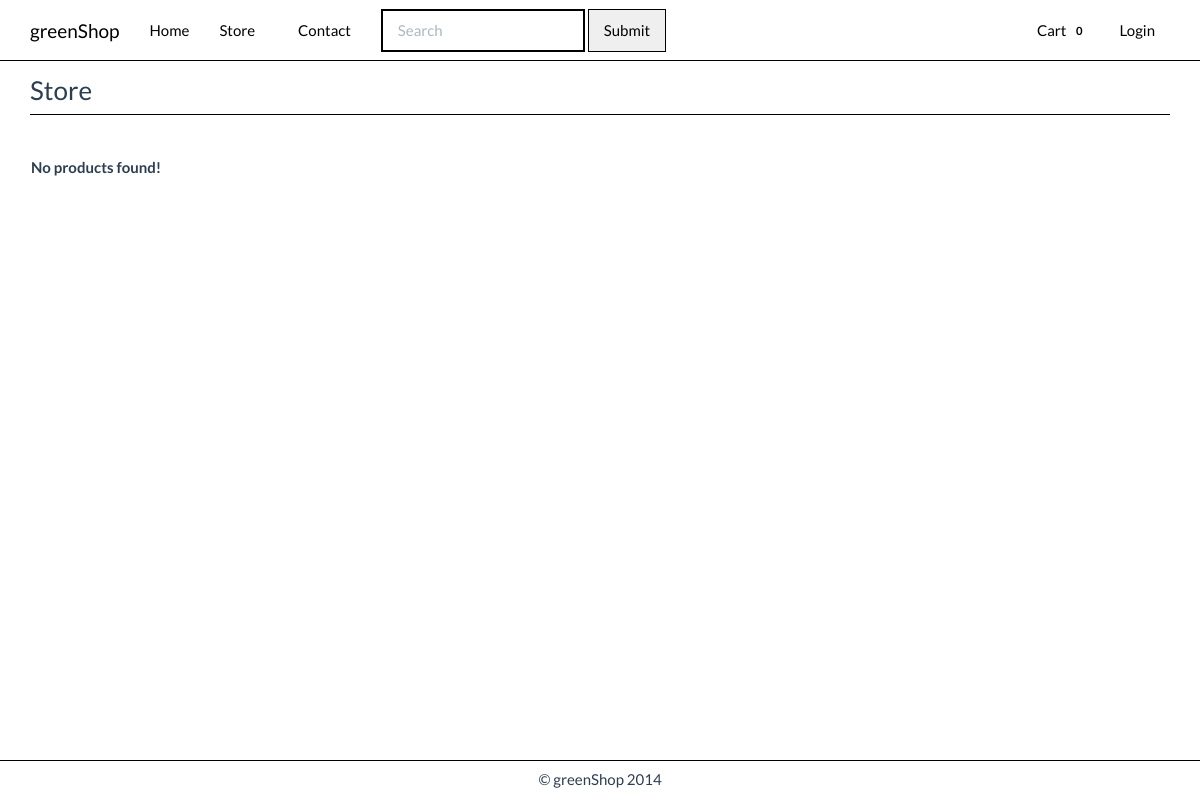
Page /store.php on the earlier database version.
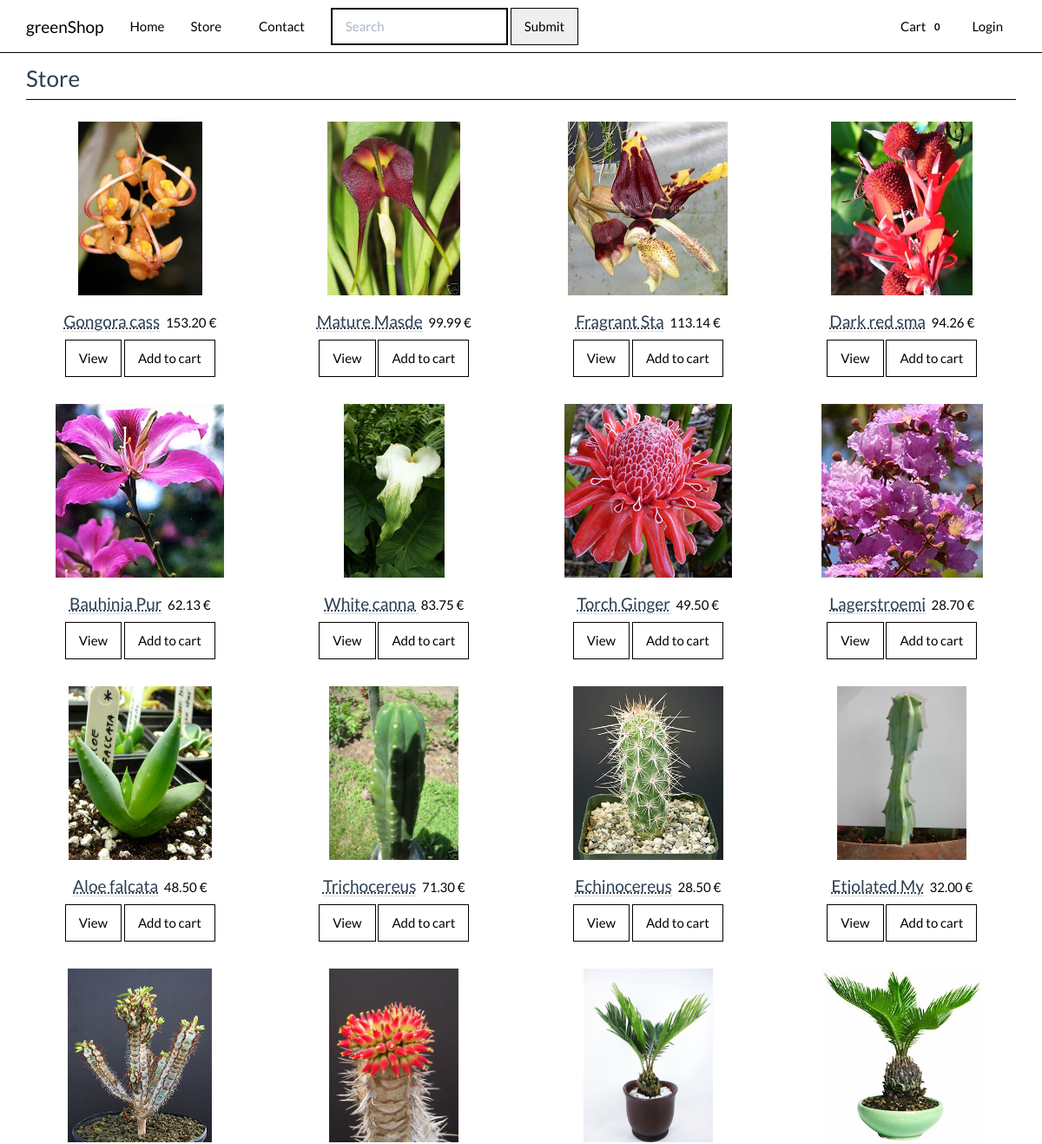
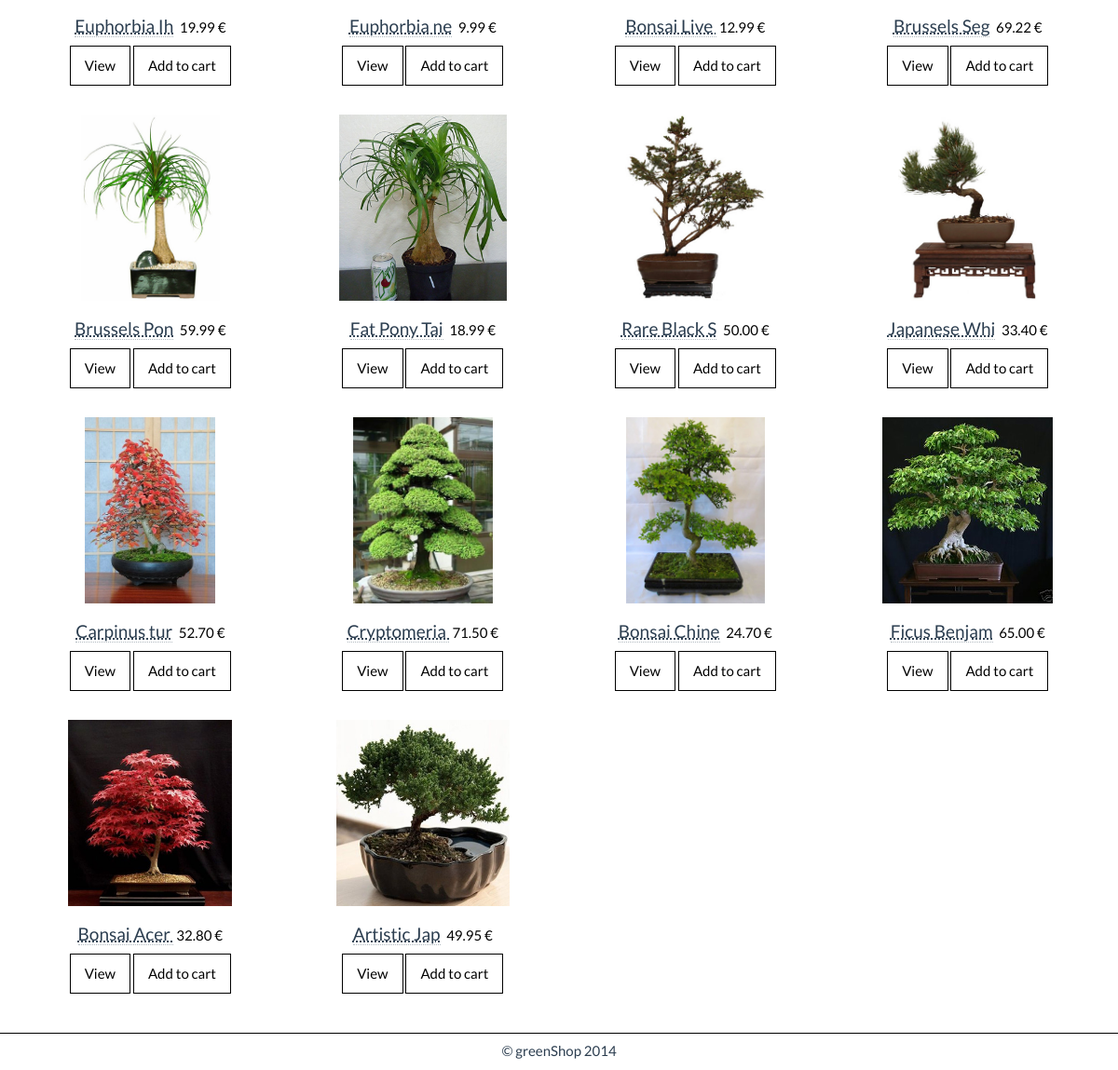
Same page on the later database version (2 pictures, top to bottom).
### tables this page shows
CREATE TABLE IF NOT EXISTS `tbl_product` (
  `pd_id` int(10) unsigned NOT NULL AUTO_INCREMENT,
  `cat_id` int(10) unsigned NOT NULL,
  `pd_name` varchar(99) NOT NULL DEFAULT '',
  `pd_description` text NOT NULL,
  `pd_price` decimal(7,2) NOT NULL DEFAULT '0.00',
  `pd_qty` smallint(5) unsigned NOT NULL DEFAULT '0',
  `pd_image` varchar(99) DEFAULT NULL,
  PRIMARY KEY (`pd_id`),
  KEY `cat_id` (`cat_id`),
  KEY `pd_name` (`pd_name`)
);

### includes/dbManager.php (called while the page is built, shortened)
<?php
class dbManager {
	private $link;
	private static $instance = NULL;
	private function __construct(){
		$this->link = mysql_connect(DB_HOST, DB_USER, DB_PASSWORD);
		$this->db = mysql_select_db(DB_DATABASE, $this->link);
	}
	public static function  getInstance(){
		if(dbManager::$instance === NULL){
			$instance = new dbManager();
		}
		return $instance;
	}
	public function selectQuery($query){
		$res = mysql_query($query, $this->link);
		$result = array();
		while (($row = mysql_fetch_object($res)) !== false) {
			$result[] = $row;
		}
		return $result;
	}
}
?>

### store.php (the view, shortened to what this page needs)
<?php
include 'includes/header.php';
include 'includes/nav.php';
?>
<?php
require_once 'includes/dbManager.php';
$dbManager = dbManager::getInstance();
$products = array();
if ( isset($_GET['search']) )
{
  $keyword = trim($_GET['search']);
  $products = $dbManager->selectQuery("SELECT `tbl_product`.*,`tbl_category`.`cat_name`
          FROM `tbl_product`
          INNER JOIN `tbl_category`
          ON `tbl_product`.`cat_id`=`tbl_category`.`cat_id`
          WHERE `pd_name` LIKE '%".$keyword."%'
  		  AND `tbl_product`.`pd_id` <> " . PLACEHOLDER_PROD_ID . "
          ORDER BY `pd_id` DESC");
}
else
{
  $products = $dbManager->selectQuery("SELECT `tbl_product`.*,`tbl_category`.`cat_name`
          FROM `tbl_product`
          INNER JOIN `tbl_category`
          ON `tbl_product`.`cat_id`=`tbl_category`.`cat_id`
  		  WHERE `tbl_product`.`pd_id` <> " . PLACEHOLDER_PROD_ID . "
          ORDER BY `pd_id` DESC");
}
?>
<div id="main">
    <header class="container">
      <h3 class="page-header">Store</h3>
    </header>
    <div class="container">
      <div class="row">
        <?php if (count($products) > 0) { ?>
          <?php
            foreach ($products as $product) {
          ?>
          <div class="col-sm-6 col-md-3">
            <div class="thumbnail">
              <img src="img/uploads/<?php echo $product->pd_image ?>" alt="<?php echo $product->pd_name ?>">
              <div class="caption">
                 <h4 class="text-center">
                     <abbr title="<?php echo $product->pd_name ?>" ><?php echo trim_text($product->pd_name); ?></abbr>
                     <small>&nbsp;<?php echo $product->pd_price ?> &euro;</small>
                 </h4>
                 <p class="text-center"><a href="product.php?id=<?php echo $product->pd_id; ?>" class="btn">View</a> <a href="cart.php?add=<?php echo $product->pd_id; ?>" class="btn">Add to cart</a></p>
              </div>
            </div>
          </div>
          <?php
            }
          ?>
        <?php
        } else {
        ?>
        <div class="alert" style="padding-left: 15px"><strong>No products found!</strong></div>
        <?php
        }
        ?>
      </div>
    </div>
  </div>
<?php
include 'includes/footer.php';
?>
<?php
function trim_text($input, $length = 12, $ellipses = false, $strip_html = false) {
    $trimmed_text = substr($input, 0, $length);
    return $trimmed_text;
}
?>

### includes/header.php (shortened to what this page needs)
<html>
  <head>
    <link rel="stylesheet" href="css/bootstrap.css">
    <link rel="stylesheet" href="css/styles.css">
  </head>

### includes/nav.php (shortened to what this page needs)
<body>
  <div class="wrap">
    <nav>
      <div class="navbar navbar-fixed-top navbar-inverse">
        <div class="container">
          <div class="navbar-header">
            <a href="index.php" class="navbar-brand">greenShop</a>
          </div>
          <div class="collapse navbar-collapse" role="navigation" id="navbar-main">
            <ul class="nav navbar-nav">
              <li><a href="index.php">Home</a></li>
              <li class="dropdown">
                  <a href="#" class="dropdown-toggle" data-toggle="dropdown">Store <b class="caret"></b></a>
              </li>
              <li><a href="contact.php">Contact</a></li>
            </ul>
            <form class="navbar-form navbar-left" action="store.php" method="GET">
              <div class="form-group">
                <input type="text" class="form-control" name="search" placeholder="Search">
              </div>
              <button type="submit" class="btn">Submit</button>
            </form>
            <ul class="nav navbar-nav navbar-right">
              <li>
                <a href="cart.php">Cart <span class="label"><?php echo isset($_SESSION['CART']) ? count($_SESSION['CART']) : 0; ?></span></a>
              </li>
              <li>
                <?php if(isset($_SESSION['SESS_USER_ID'])) { ?>
                  <li class="dropdown">
                    <a href="#" class="dropdown-toggle" data-toggle="dropdown">Hi, <?php echo $_SESSION['SESS_USERNAME'] ?>! <b class="caret"></b></a>
                    <ul class="dropdown-menu" style="">
                      <?php if(intval($_SESSION['SESS_IS_ADMIN']) === 1) { ?>
                        <li>
                          <a href="admin/">Administration</a>
                        </li>
                      <?php } ?>
                      <li>
                        <a href="profile.php">Profile</a>
                      </li>
                      <li>
                        <a href="logout.php">Logout</a>
                      </li>
                    </ul>
                  </li>
                <?php } else { ?>
                <a href="login.php">Login</a>
                <?php } ?>
              </li>
            </ul>
          </div>
        </div>
      </div>
    </nav>

### includes/footer.php
</div>
<footer>
      <div class="container">
        <p>&copy; greenShop 2014</p>
      </div>
    </footer>
  </body>
</html>

### css/styles.css (style rules this page uses)
body { padding-top: 50px; }
html, body { height: 100%; }
.wrap { min-height: 100%; height: auto !important; height: 100%; margin: 0 auto -40px; padding: 0 0 40px; }
footer { height: 40px; background-color: white; border-top: 1px black solid; }
footer p { text-align: center; margin-top: 8px; }

Differences in the rows shown:
added tbl_product: pd_image (picture), pd_name "Gongora cass", pd_price "153.20"
added tbl_product: pd_image (picture), pd_name "Mature Masde", pd_price "99.99"
added tbl_product: pd_image (picture), pd_name "Fragrant Sta", pd_price "113.14"
added tbl_product: pd_image (picture), pd_name "Dark red sma", pd_price "94.26"
added tbl_product: pd_image (picture), pd_name "Bauhinia Pur", pd_price "62.13"
added tbl_product: pd_image (picture), pd_name "White canna", pd_price "83.75"
added tbl_product: pd_image (picture), pd_name "Torch Ginger", pd_price "49.50"
added tbl_product: pd_image (picture), pd_name "Lagerstroemi", pd_price "28.70"
added tbl_product: pd_image (picture), pd_name "Aloe falcata", pd_price "48.50"
added tbl_product: pd_image (picture), pd_name "Trichocereus", pd_price "71.30"
added tbl_product: pd_image (picture), pd_name "Echinocereus", pd_price "28.50"
added tbl_product: pd_image (picture), pd_name "Etiolated My", pd_price "32.00"
added tbl_product: pd_image (picture), pd_name "Euphorbia Ih", pd_price "19.99"
added tbl_product: pd_image (picture), pd_name "Euphorbia ne", pd_price "9.99"
added tbl_product: pd_image (picture), pd_name "Bonsai Live", pd_price "12.99"
added tbl_product: pd_image (picture), pd_name "Brussels Seg", pd_price "69.22"
added tbl_product: pd_image (picture), pd_name "Brussels Pon", pd_price "59.99"
added tbl_product: pd_image (picture), pd_name "Fat Pony Tai", pd_price "18.99"
added tbl_product: pd_image (picture), pd_name "Rare Black S", pd_price "50.00"
added tbl_product: pd_image (picture), pd_name "Japanese Whi", pd_price "33.40"
added tbl_product: pd_image (picture), pd_name "Carpinus tur", pd_price "52.70"
added tbl_product: pd_image (picture), pd_name "Cryptomeria", pd_price "71.50"
added tbl_product: pd_image (picture), pd_name "Bonsai Chine", pd_price "24.70"
added tbl_product: pd_image (picture), pd_name "Ficus Benjam", pd_price "65.00"
added tbl_product: pd_image (picture), pd_name "Bonsai Acer", pd_price "32.80"
added tbl_product: pd_image (picture), pd_name "Artistic Jap", pd_price "49.95"
Other differences:
text no longer shown: "No products found!"
